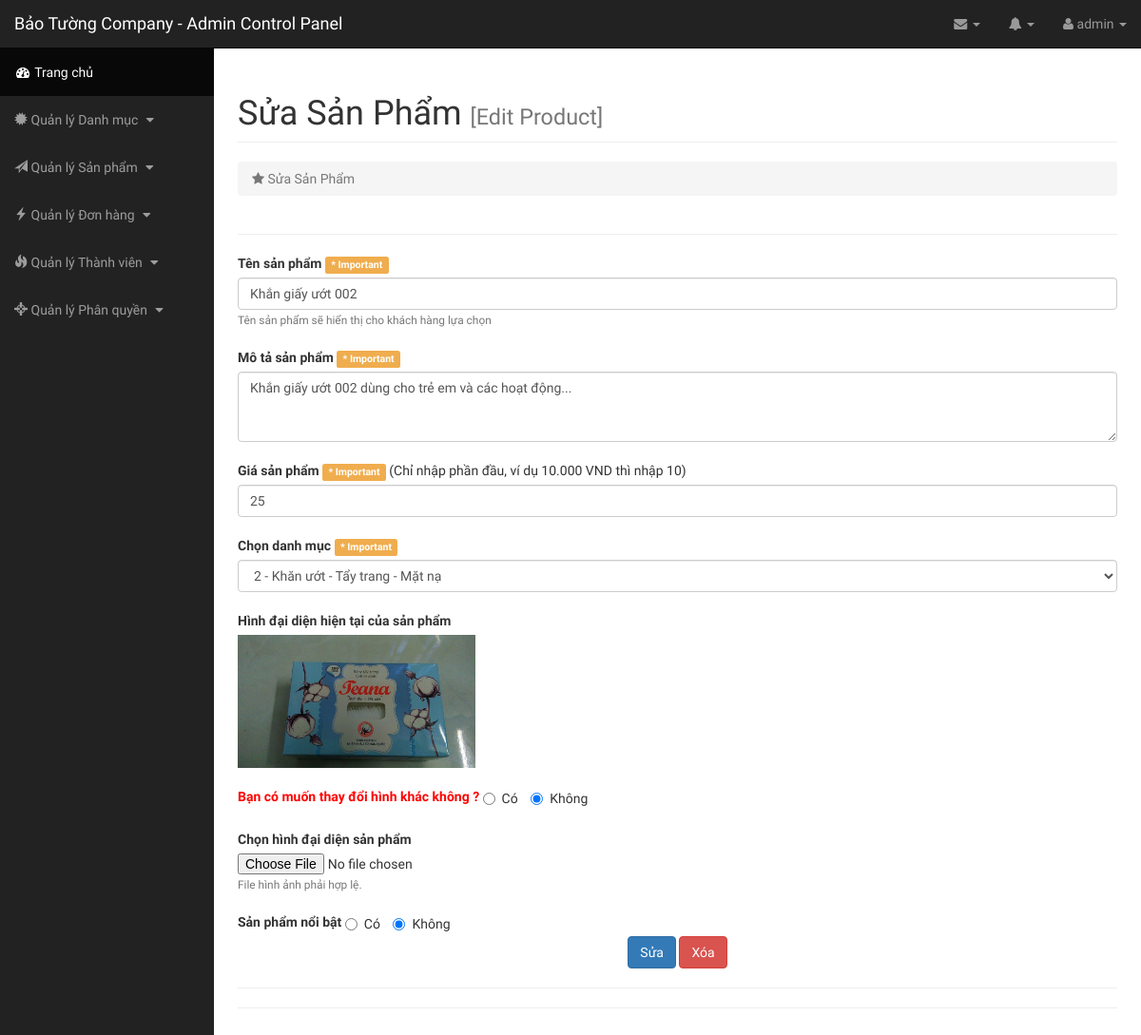
The page /admin/index.php?page=editproduct&id=6 (signed in) on the database as committed earlier.
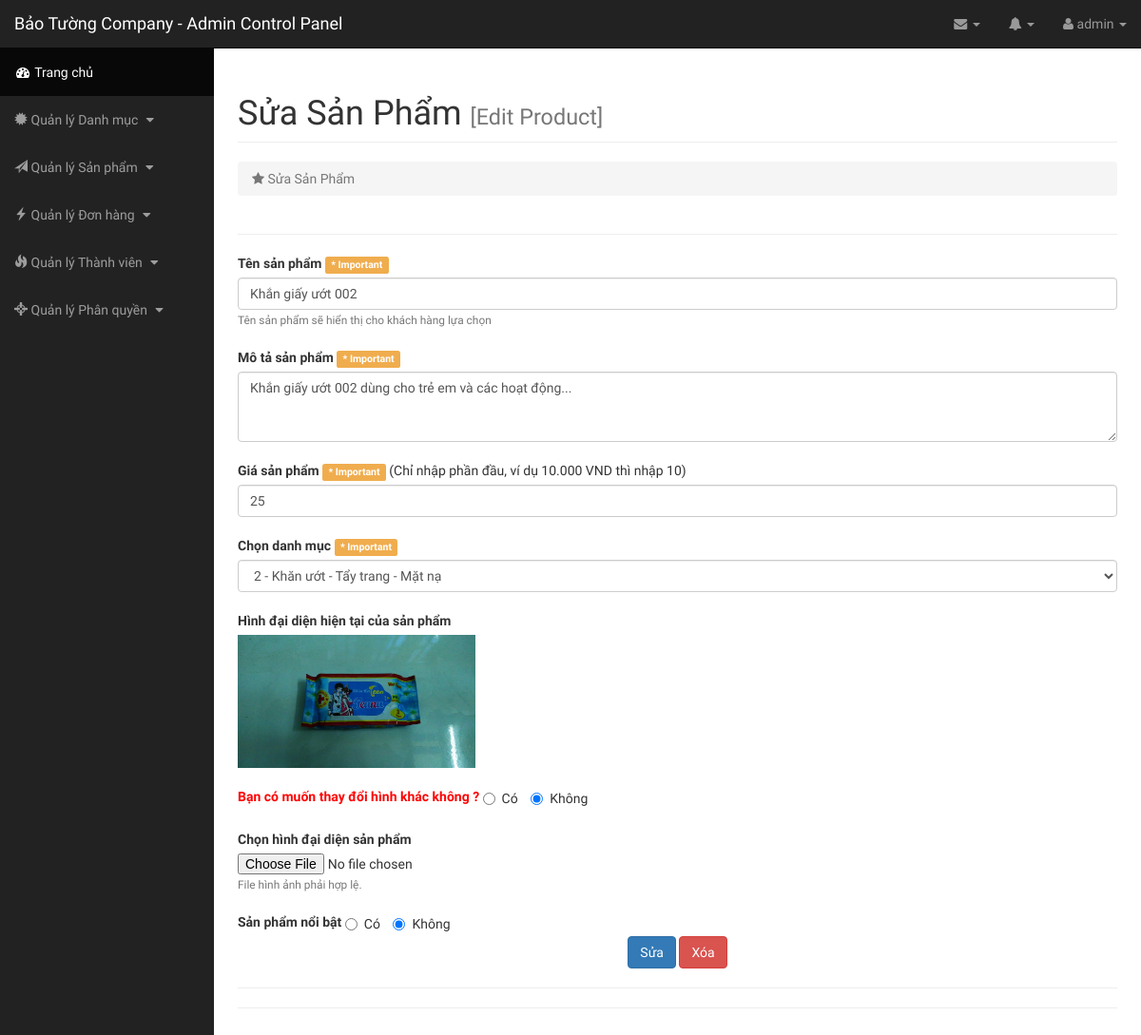
The same page on the database as committed later.
### tables this page shows
CREATE TABLE `product` (
  `pd_id` int(100) NOT NULL,
  `pd_name` varchar(200) NOT NULL,
  `pd_price` decimal(15,3) NOT NULL,
  `pd_des` text NOT NULL,
  `pd_img` varchar(200) NOT NULL,
  `special` tinyint(1) NOT NULL,
  `catid` int(100) NOT NULL
);

CREATE TABLE `category` (
  `catid` int(100) NOT NULL,
  `catname` varchar(200) NOT NULL,
  `catname_none` varchar(200) NOT NULL
);

### admin/class/Db.class.php (called while the page is built, shortened)
<?php
class Db{
	private $conn = null;
	public function __construct()
	{
		$host ="mysql:host=". HOST."; dbname=". DB_NAME;
		try
		{
			$this->conn = new PDO($host, DB_USER, DB_PASS);
			$this->conn->query("set names 'utf8' ");
		}
		catch (PDOException $e)
		{
			echo "Error Connect to Database";
		}
	}
	public function __destruct()
	{
		$this->conn = null;
	}
	private function query($sql, $arr = array(), $mode = PDO::FETCH_ASSOC)
	{
		$pre = $this->conn->prepare($sql);
		if(!$pre->execute($arr))
		{
			echo "Không thể thực thi"; exit;
		}
		return $pre->fetchAll($mode);
	}
	private function query1($sql, $arr = array(), $mode = PDO::FETCH_ASSOC)
	{
		$pre = $this->conn->prepare($sql);
		if(!$pre->execute($arr))
		{
			echo "Không thể thực thi"; exit;
		}
		return $pre->fetch($mode);
	}
	public function select($sql, $arr = array(), $mode = PDO::FETCH_ASSOC)
	{
		return $this->query($sql, $arr, $mode);
	}
	public function select1($sql, $arr = array(), $mode = PDO::FETCH_ASSOC)
	{
		return $this->query1($sql, $arr, $mode);
	}
}
?>

### admin/inc/editproduct.php (the view, shortened to what this page needs)
<?php
  $id = $_GET['id'];
  $sql1 = "SELECT * FROM product WHERE pd_id = '$id'";
  $row = $obj->select1($sql1);
  $price = (int)$row['pd_price'];
  $catid = $row['catid'];
  $pic = $row['pd_img'];
?>
<div id="page-wrapper">
    <div class="container-fluid">
        <div class="row">
            <div class="col-lg-12">
                <h1 class="page-header">
                    Sửa Sản Phẩm <small class="text-muted">[Edit Product]</small>
                </h1>
                <ol class="breadcrumb">
                    <li class="active">
                        <i class="fa fa-star"></i> Sửa Sản Phẩm
                    </li>
                </ol>
            </div>
        </div>
        <hr />
        <form method="post" enctype="multipart/form-data" id="eformaddproduct">
            <label for="pdname">Tên sản phẩm </label>  <label class="label label-warning"> * Important</label>
            <input type="text" class="form-control" id="epdname" placeholder="Nhập tên sản phẩm" name="epdname" value="<?php echo $row['pd_name']; ?>">
            <small class="text-muted">Tên sản phẩm sẽ hiển thị cho khách hàng lựa chọn</small>
            <br>
            <br>
            <label for="pddes">Mô tả sản phẩm</label>  <label class="label label-warning"> * Important</label>
            <textarea class="form-control" id="epddes" rows="3" placeholder="Nhập mô tả sản phẩm" name="epddes"><?php echo $row['pd_des']; ?></textarea>
            <br>
            <label for="pdprice">Giá sản phẩm</label>  <label class="label label-warning"> * Important</label>   (Chỉ nhập phần đầu, ví dụ 10.000 VND thì nhập 10)
            <input type="text" class="form-control" id="epdprice" placeholder="Nhập giá sản phẩm" name="epdprice" value="<?php echo $price; ?>">
            <br>
            <label for="pdcat">Chọn danh mục</label>  <label class="label label-warning"> * Important</label>
            <select class="form-control" id="pdcat" name="epdcat">
              <?php
                $obj = new Db();
                $sql = "SELECT * FROM category";
                $rows = $obj->select($sql);
                foreach ($rows as $row) {
              ?>
              <option value="<?php echo $row['catid']; ?>" <?php if ($row['catid'] == $catid) echo "selected='select'"?>><?php echo $row['catid']." - ".$row['catname']; ?></option>
              <?php
            }
              ?>
            </select>
            <br>
            <label for="pdimg">Hình đại diện hiện tại của sản phẩm</label>
            <br>
            <img class="card-img-top" width="250px" src="../upload/<?php echo $catid; ?>/<?php echo $pic; ?>"><br><br>
            <label style="color:red; font-weight:bold;">Bạn có muốn thay đổi hình khác không ? </label>
            <label class="radio-inline">
              <input type="radio" id="inlineRadio1ss" value="1" name="picagain"> Có
            </label>
            <label class="radio-inline">
              <input type="radio" id="inlineRadio2ss" value="0" name="picagain" checked> Không
            </label>
            <br><br>
            <label for="epdimg">Chọn hình đại diện sản phẩm</label>
            <input type="file" class="form-control-file" id="epdimg" name="epdimg">
            <small class="text-muted">File hình ảnh phải hợp lệ.</small>
            <br><br>
            <label>Sản phẩm nổi bật   </label>
            <label class="radio-inline">
              <input type="radio" id="inlineRadio1" value="1" name="epdspec"> Có
            </label>
            <label class="radio-inline">
              <input type="radio" id="inlineRadio2" value="0" name="epdspec" checked> Không
            </label>
            <br>
          <center>
          <button type="submit" class="btn btn-primary" id="submit-btn" name="esubmit-btn">Sửa</button>
          <button type="reset" class="btn btn-danger">Xóa</button>
        </center>
        </form>
        <hr>
        <hr>
    </div>
</div>

Rows that differ between the two databases and show on the page:
changed product "Khắn giấy ướt 002": pd_img: a different picture
